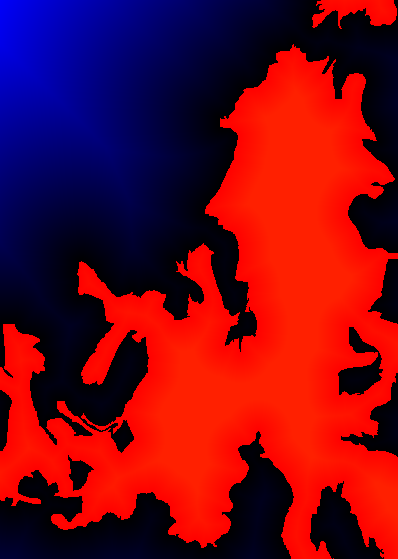
#> input picture FreeStyle/src/fire.png, 398 x 559 px
$ python skel_test.py
#> lines starting #> are read from the running program, lines starting #| are printed output that depends on the picture; after the words box and inside, x2 and y2 are one past the last pixel; in counts of white or black regions, pixels touching at a corner belong together
from PIL import Image
from skimage import morphology
import numpy as np
import cv2 as cv
import scipy.ndimage as pyimg


ori = Image.open('fire.png', mode='r')
#> ori is the input picture: PIL image 398x559 RGBA; mean R, G, B, A 116.6, 7.8, 28, 255

ori_np = np.array(ori)

R = ori_np[:, :, 0] > 200
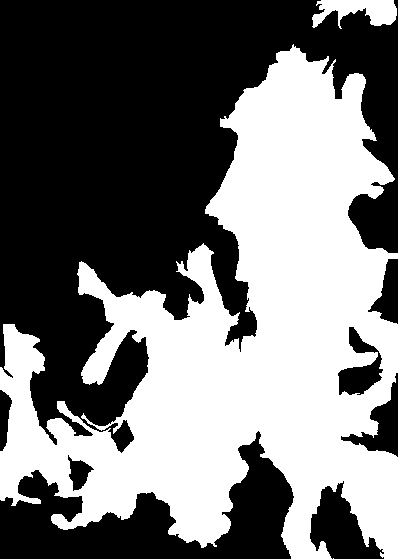
#> R: shape (559, 398) bool; 45.7% white; 3 white regions (1 under 20 px), largest, box (x1, y1, x2, y2) and area: (0, 44, 398, 559) 100309, (312, 0, 397, 29) 1458
skel = morphology.skeletonize(R)
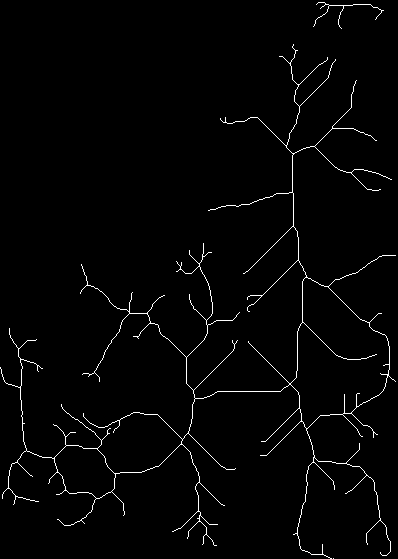
#> skel: shape (559, 398) bool; 1.8% white in thin lines or dots

skel_full = np.array(Image.fromarray(skel).convert('RGB'))
#> skel_full: shape (559, 398, 3); 1.8% white in thin lines or dots

I = skel_full
BW = I[:, :, 0] > 127
G_channel = pyimg.distance_transform_edt(BW)
#> G_channel: shape (559, 398) float64; values 0 (black) and 1 (white), 1.8% white in thin lines or dots
G_channel[G_channel > 32] = 32
B_channel = pyimg.distance_transform_edt(1 - BW)
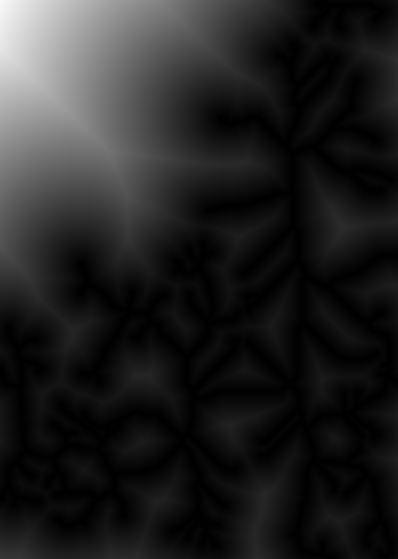
#> B_channel: shape (559, 398) float64; min 0, max 249.6, mean 34.4
B_channel[B_channel > 200] = 200
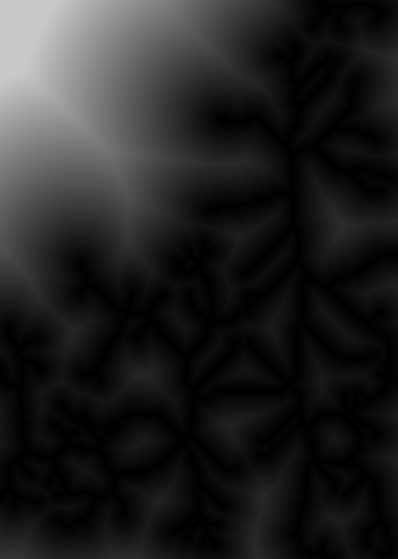
#> B_channel: shape (559, 398) float64; 1.34% of pixels changed, all inside (x1, y1, x2, y2) = (0, 0, 59, 82)
I[:, :, 1] = G_channel.astype('uint8')
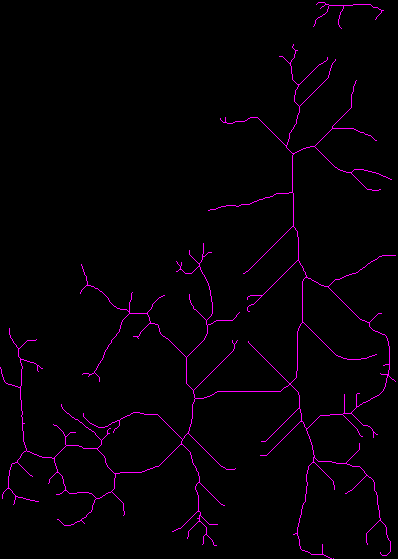
#> I: shape (559, 398, 3); mean of channels 0, 1, 2 4.6, 0, 4.6; drawn as R, G, B
I[:, :, 2] = B_channel.astype('uint8')
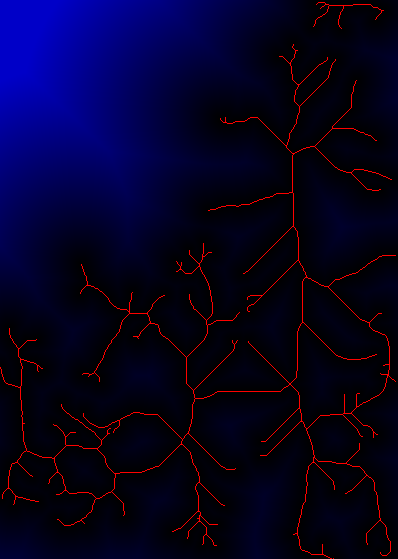
#> I: shape (559, 398, 3); mean of channels 0, 1, 2 4.6, 0, 33.8; drawn as R, G, B
Image.fromarray(I).show()
